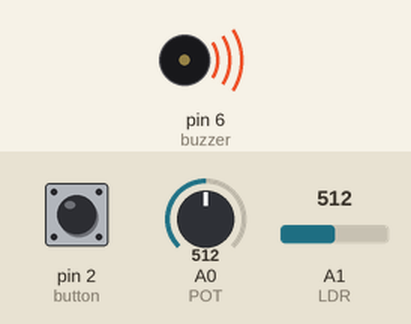
Recording of a sketch running on a simulated Arduino Uno, built with avr-gcc and run on an emulated ATmega328P. Parts: buzzer (waves = sounding). The test bench sets the inputs (shaded band); at power-on: A1 (LDR) = 512, A0 (POT) = 512, pin 2 (button) HIGH.

Above: at 4.8 s.
4.9 s: A1 (LDR) set to 883
9.8 s: A1 (LDR) set to 899
At 12.86 s:
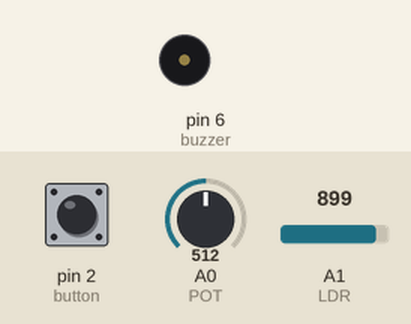
18.6 s: A0 (POT) set to 0
22.9 s: A0 (POT) set to 306
27.2 s: pin 2 (button) pulled LOW for 3 s
At 28.1 s:
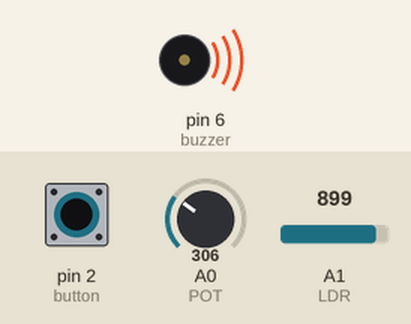
Timing chart, 0 to 30.2 s (numbered marks = the images above; inputs shaded):
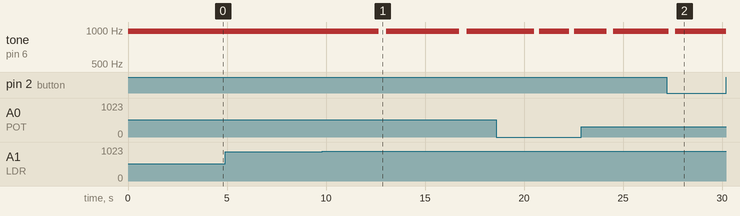

The sketch:

Lab3D_alternative.ino
```cpp
#define POT A0
#define LDR A1

int buzzer = 6;

int button = 2;

int buttonLastState;

bool toggled;

void setup() {
  // put your setup code here, to run once:
  Serial.begin(9600);
  pinMode(POT, INPUT);
  pinMode(LDR, INPUT);
  pinMode(buzzer, OUTPUT);

  pinMode(button, INPUT_PULLUP);
  buttonLastState = digitalRead(button);

  toggled = false;
}


void playTone(int speed, int volume, int duration, float offset) {
  analogWrite(buzzer, volume);
  delay(duration);
  analogWrite(buzzer, 0);
  delay(speed * offset);
}

void tone1(int speed, int volume) {
  playTone(speed, volume, 125, 0.25);
  playTone(speed, volume, 125, 0.25);
  playTone(speed, volume * 8, 250, 0.25);
  playTone(speed, volume * 6, 250, 0.75);
  playTone(speed, volume * 5.6, 125, 0.5);
  playTone(speed, volume * 5.32, 250, 0.5);
  playTone(speed, volume * 4.8, 250, 0.5);
  playTone(speed, volume, 125, 0.25);
  playTone(speed, volume * 4.8, 125, 0.25);
  playTone(speed, volume * 5.32, 125, 1);
}

void tone2(int speed, int volume) {
  playTone(speed, volume * 5, 200, 1);
  playTone(speed, volume * 6, 200, 0.5);
  playTone(speed, volume * 7.5, 200, 0.9);
  playTone(speed, volume * 6.7, 250, 1);
  playTone(speed, volume * 5, 200, 0.45);
  playTone(speed, volume, 200, 0.5);
  playTone(speed, volume, 200, 0.5);
  playTone(speed, volume, 200, 1);
}


void loop() {
  int potValue = analogRead(POT);
  int light = analogRead(LDR);
  int volume = map(light, 0, 1023, 0, 255);
  byte buttonState = digitalRead(button);

  if (buttonState != buttonLastState) {
    buttonLastState = buttonState;
    if (buttonState == LOW) {
      toggled = !toggled;
    }
  }

  if (toggled) {
    tone2(potValue, volume);
  } else {
    tone1(potValue, volume);
  }


}
```

Measured:
- the behaviour switches between 898 and 899 on A1 (LDR) (found by bisection; images 0 and 1)
- after the input at 4.9 s, every drawn part: stays the same
- after the input at 9.8 s, tone on pin 6 (buzzer): alternates 977 Hz for 3.7 s and silent for 0.38 s, starting after 2.9 s
- after the input at 27.2 s, tone on pin 6 (buzzer): goes on until 27.6 s, then stays 977 Hz
